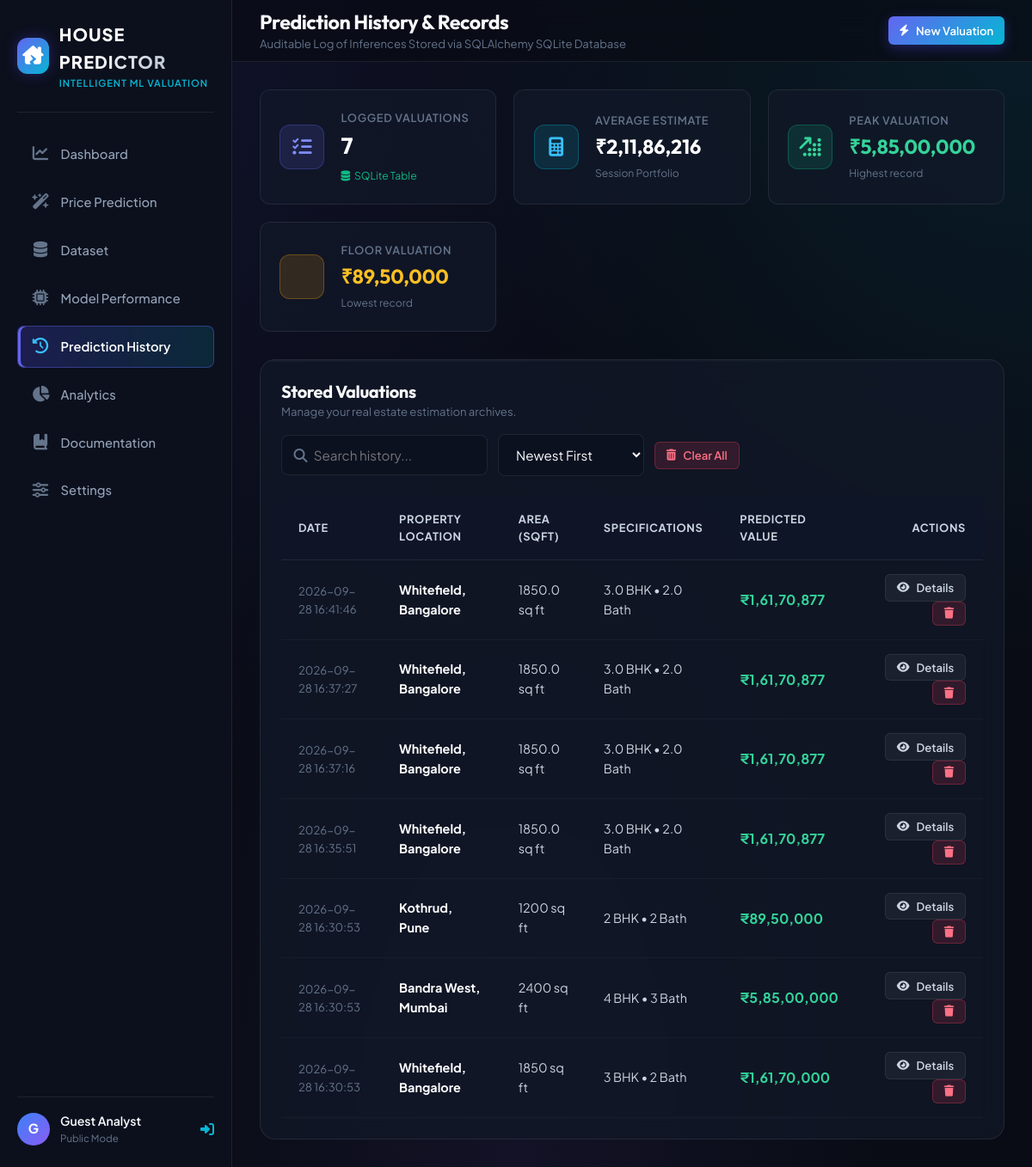
The app's page /history with its own data.
### database/models.py (models this page shows)
class Prediction(db.Model):
    __tablename__ = 'predictions'
    id = db.Column(db.Integer, primary_key=True)
    user_id = db.Column(db.Integer, db.ForeignKey('users.id', ondelete='CASCADE'), nullable=True, index=True)
    input_data = db.Column(db.Text, nullable=False)  # Serialized JSON string
    predicted_price = db.Column(db.Float, nullable=False)
    formatted_price = db.Column(db.String(64), nullable=False)
    model_name = db.Column(db.String(64), default='Linear Regression')
    model_r2 = db.Column(db.Float, default=0.90)
    created_at = db.Column(db.DateTime, default=datetime.utcnow, index=True)
    def get_input_dict(self) -> dict:
        try:
            return json.loads(self.input_data)
        except Exception:
            return {}
    def to_dict(self):
        input_dict = self.get_input_dict()
        return {
            'id': self.id,
            'user_id': self.user_id,
            'input_data': input_dict,
            'predicted_price': self.predicted_price,
            'formatted_price': self.formatted_price,
            'model_name': self.model_name,
            'model_r2': self.model_r2,
            'created_at': self.created_at.strftime('%Y-%m-%d %H:%M:%S'),
            'location': input_dict.get('location', 'N/A'),
            'area': input_dict.get('area', 'N/A'),
            'bedrooms': input_dict.get('bedrooms', 'N/A'),
            'bathrooms': input_dict.get('bathrooms', 'N/A')
        }

### routes/history.py (the view)
@history_bp.route('/history')
def history_page():
    user = get_current_user()
    user_id = user.id if user else None
    predictions = PredictionService.get_user_history(user_id=user_id)
    summary_stats = PredictionService.get_summary_stats(user_id=user_id)
    return render_template(
        'history.html',
        user=user,
        predictions=predictions,
        stats=summary_stats
    )

### ml/predict.py (called while the page is built)
def format_inr(amount: float) -> str:
    try:
        val = int(round(amount))
    except (ValueError, TypeError):
        return f"₹{amount}"
    s = str(abs(val))
    if len(s) <= 3:
        formatted = s
    else:
        last3 = s[-3:]
        remaining = s[:-3]
        groups = []
        while len(remaining) > 2:
            groups.insert(0, remaining[-2:])
            remaining = remaining[:-2]
        if remaining:
            groups.insert(0, remaining)
        formatted = ",".join(groups) + "," + last3
    prefix = "-₹" if val < 0 else "₹"
    return f"{prefix}{formatted}"

### routes/auth.py (called while the page is built)
def get_current_user():
    if 'user_id' in session:
        return db.session.get(User, session['user_id'])
    return None

### services/prediction_service.py (called while the page is built, shortened)
    @staticmethod
    def get_user_history(user_id: int = None, search: str = None, sort_by: str = 'date_desc'):
        query = Prediction.query
        if user_id:
            query = query.filter_by(user_id=user_id)
        if sort_by == 'price_desc':
            query = query.order_by(Prediction.predicted_price.desc())
        elif sort_by == 'price_asc':
            query = query.order_by(Prediction.predicted_price.asc())
        elif sort_by == 'date_asc':
            query = query.order_by(Prediction.created_at.asc())
        else:
            query = query.order_by(Prediction.created_at.desc())
        records = query.all()
        return [r.to_dict() for r in records]

    @staticmethod
    def get_summary_stats(user_id: int = None) -> dict:
        query = Prediction.query
        if user_id:
            query = query.filter_by(user_id=user_id)
        total = query.count()
        prices = [p.predicted_price for p in query.all()]
        avg_p = sum(prices) / total
        max_p = max(prices)
        min_p = min(prices)
        return {
            'total_predictions': total,
            'avg_price': format_inr(avg_p),
            'max_price': format_inr(max_p),
            'min_price': format_inr(min_p)
        }

### templates/history.html (shortened to what this page needs)
{% extends 'base.html' %}
{% block header_title %}Prediction History & Records{% endblock %}
{% block header_subtitle %}Auditable Log of Inferences Stored via SQLAlchemy SQLite Database{% endblock %}
{% block content %}
<div class="kpi-grid">
  <div class="kpi-card">
    <div class="kpi-icon indigo"><i class="fa-solid fa-list-check"></i></div>
    <div class="kpi-content">
      <span class="kpi-label">Logged Valuations</span>
      <span class="kpi-value" id="histTotalCount">{{ stats.total_predictions }}</span>
      <span class="kpi-meta"><i class="fa-solid fa-database"></i> SQLite Table</span>
    </div>
  </div>
  <div class="kpi-card">
    <div class="kpi-icon cyan"><i class="fa-solid fa-calculator"></i></div>
    <div class="kpi-content">
      <span class="kpi-label">Average Estimate</span>
      <span class="kpi-value" style="font-size: 1.45rem;">{{ stats.avg_price }}</span>
      <span class="kpi-meta" style="color: var(--text-muted);">Session Portfolio</span>
    </div>
  </div>
  <div class="kpi-card">
    <div class="kpi-icon emerald"><i class="fa-solid fa-arrow-up-right-dots"></i></div>
    <div class="kpi-content">
      <span class="kpi-label">Peak Valuation</span>
      <span class="kpi-value" style="font-size: 1.45rem; color: #34d399;">{{ stats.max_price }}</span>
      <span class="kpi-meta" style="color: var(--text-muted);">Highest record</span>
    </div>
  </div>
  <div class="kpi-card">
    <div class="kpi-icon amber"></div>
    <div class="kpi-content">
      <span class="kpi-label">Floor Valuation</span>
      <span class="kpi-value" style="font-size: 1.45rem; color: #fbbf24;">{{ stats.min_price }}</span>
      <span class="kpi-meta" style="color: var(--text-muted);">Lowest record</span>
    </div>
  </div>
</div>
<div class="card-glass">
  <div style="display: flex; justify-content: space-between; align-items: center; margin-bottom: 1.5rem; flex-wrap: wrap; gap: 1rem;">
    <div>
      <h3 style="font-size: 1.25rem;">Stored Valuations</h3>
      <p style="font-size: 0.82rem; color: var(--text-muted);">Manage your real estate estimation archives.</p>
    </div>
    <div style="display: flex; align-items: center; gap: 0.75rem; flex-wrap: wrap;">
      <div style="position: relative; width: 240px;">
        <i class="fa-solid fa-magnifying-glass" style="position: absolute; left: 0.9rem; top: 50%; transform: translateY(-50%); color: var(--text-muted);"></i>
        <input type="text" id="historySearchInput" class="form-control" style="padding-left: 2.3rem;" placeholder="Search history..." oninput="handleHistoryFilter()">
      </div>
      <select class="form-select" id="historySortSelect" style="width: 170px;" onchange="handleHistoryFilter()">
        <option value="date_desc">Newest First</option>
      </select>
      {% if predictions %}
      <button type="button" class="btn-estate btn-danger btn-sm" onclick="confirmClearHistory()">
        <i class="fa-solid fa-trash-can"></i> Clear All
      </button>
      {% endif %}
    </div>
  </div>
  <div class="table-responsive">
    <table class="estate-table">
      <thead>
        <tr>
          <th>Date</th>
          <th>Property Location</th>
          <th>Area (sqft)</th>
          <th>Specifications</th>
          <th>Predicted Value</th>
          <th style="text-align: right;">Actions</th>
        </tr>
      </thead>
      <tbody id="historyTableBody">
        {% if predictions %}
          {% for p in predictions %}
          <tr id="pred-row-{{ p.id }}">
            <td style="font-size: 0.82rem; color: var(--text-muted);">{{ p.created_at }}</td>
            <td><strong style="color: #ffffff;">{{ p.location }}</strong></td>
            <td>{{ p.area }} sq ft</td>
            <td>{{ p.bedrooms }} BHK &bull; {{ p.bathrooms }} Bath</td>
            <td><strong style="color: #34d399; font-size: 1rem;">{{ p.formatted_price }}</strong></td>
            <td style="text-align: right;">
              <button type="button" class="btn-estate btn-secondary btn-sm" onclick="viewHistoryDetails({{ p.id }})">
                <i class="fa-solid fa-eye"></i> Details
              </button>
              <button type="button" class="btn-estate btn-danger btn-sm" onclick="deleteHistoryItem({{ p.id }})">
                <i class="fa-solid fa-trash"></i>
              </button>
            </td>
          </tr>
          {% endfor %}
        {% else %}
          <tr id="noRecordsRow">
            <td colspan="6" style="text-align: center; padding: 2.5rem; color: var(--text-muted);">
              No prediction records saved yet. <a href="{{ url_for('prediction.predict_page') }}">Estimate a property now</a>.
            </td>
          </tr>
        {% endif %}
      </tbody>
    </table>
  </div>
</div>
{% endblock %}

### records on screen
Prediction: created_at "2026-09-28 16:41:46", location "Whitefield, Bangalore", area "1850.0", bedrooms "3.0", bathrooms "2.0", formatted_price "₹1,61,70,877"
Prediction: created_at "2026-09-28 16:37:27", location "Whitefield, Bangalore", area "1850.0", bedrooms "3.0", bathrooms "2.0", formatted_price "₹1,61,70,877"
Prediction: created_at "2026-09-28 16:37:16", location "Whitefield, Bangalore", area "1850.0", bedrooms "3.0", bathrooms "2.0", formatted_price "₹1,61,70,877"
Prediction: created_at "2026-09-28 16:35:51", location "Whitefield, Bangalore", area "1850.0", bedrooms "3.0", bathrooms "2.0", formatted_price "₹1,61,70,877"
Prediction: created_at "2026-09-28 16:30:53", location "Kothrud, Pune", area "1200", bedrooms "2", bathrooms "2", formatted_price "₹89,50,000"
Prediction: created_at "2026-09-28 16:30:53", location "Bandra West, Mumbai", area "2400", bedrooms "4", bathrooms "3", formatted_price "₹5,85,00,000"
Prediction: created_at "2026-09-28 16:30:53", location "Whitefield, Bangalore", area "1850", bedrooms "3", bathrooms "2", formatted_price "₹1,61,70,000"

### other values on screen
{{ stats.total_predictions }} "7"
{{ stats.avg_price }} "₹2,11,86,216"
{{ stats.max_price }} "₹5,85,00,000"
{{ stats.min_price }} "₹89,50,000"
